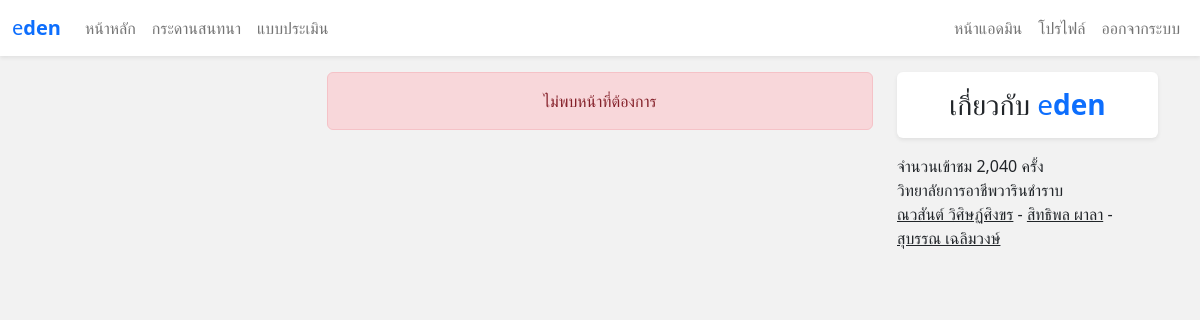
Before: /index.php (signed in) with the older database file.
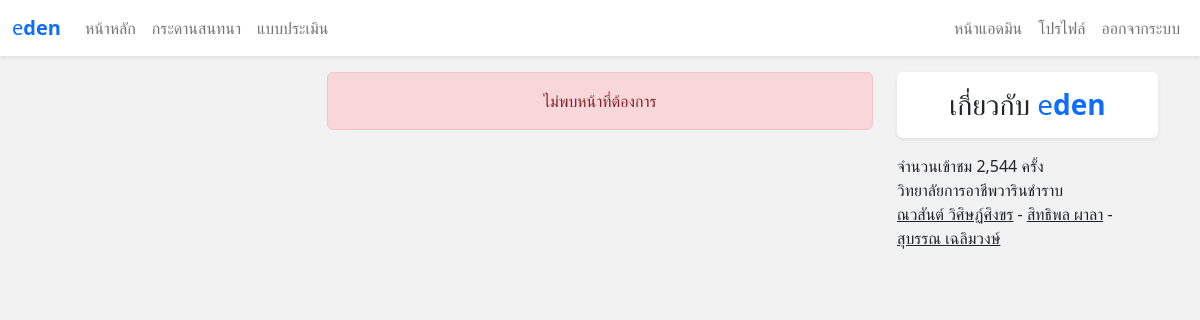
After: the same page with the newer database file.
### tables this page shows
CREATE TABLE `member` (
  `mem_id` int(5) NOT NULL,
  `mem_name` varchar(200) NOT NULL,
  `mem_address` varchar(200) NOT NULL,
  `mem_date` date NOT NULL,
  `mem_email` varchar(100) NOT NULL,
  `mem_tel` varchar(20) NOT NULL,
  `mem_username` varchar(50) NOT NULL,
  `mem_password` varchar(50) NOT NULL,
  `mem_view` int(5) NOT NULL,
  `mem_status` varchar(10) NOT NULL,
  `mem_regis_date` date NOT NULL
);

### modules/getParams.php (called while the page is built, shortened)
<?php
function fetch($result){
    return mysqli_fetch_assoc($result);
}

### modules/Frame.php (the view, shortened to what this page needs)
<?php function FrameStart() {  ?>
<div class="container">
    <div class="row">
        <div class="col-md-3"></div>
        <div class="col-md-6">
<?php } function FrameEnd() {
    require('./modules/Database.php');  ?>
        </div>
        <div class="col-md-3">
        <h3 class="bg-white rounded shadow-sm p-3 my-3 text-center">เกี่ยวกับ <span class="text-primary">e<span class="fw-bold">den</span></span></h3>
        <div>
            <?php if(isset($_SESSION['usr'])): ?>
               จำนวนเข้าชม <?php echo number_format(fetch($db->query("SELECT * FROM member WHERE mem_id = " . $_SESSION['usr']))['mem_view'] ?? 0); ?> ครั้ง
               <?php endif; ?>
            </div>
            <div>
                <div>วิทยาลัยการอาชีพวารินชำราบ</div>
                <div>
                <a class="text-dark" href="https://github.com/Arikato111">ณวสันต์ วิศิษฏ์ศิงขร</a> -
                <a class="text-dark" href="mailto:zxcmarksf0456@gmail.com">สิทธิพล ผาลา</a> -
                <a class="text-dark" href="https://www.facebook.com/tanotookzon">สุบรรณ เฉลิมวงษ์</a>
            </div>
            </div>
        </div>
        </div>
    </div>
<?php } ?>

Changed rows visible on the page:
changed member: mem_view "2,040" → "2,544"
